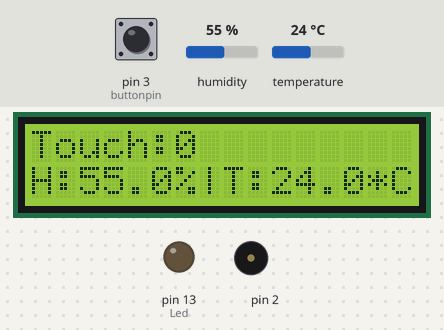
Simulated run of this sketch. Board: Arduino Uno, built with avr-gcc and run on an emulated ATmega328P. Parts: 16×2 character LCD, output pins drawn as LEDs (lit = HIGH), buzzer (waves = sounding). The inputs (shaded band) are chosen by the test bench; at power-on: pin 3 (buttonpin) LOW, humidity 55 %, temperature 24 °C. What the sketch prints to the serial monitor is not drawn.

Above: at 1.2 s.
1.3 s: pin 3 (buttonpin) pulled HIGH for 0.15 s
At 1.39 s:
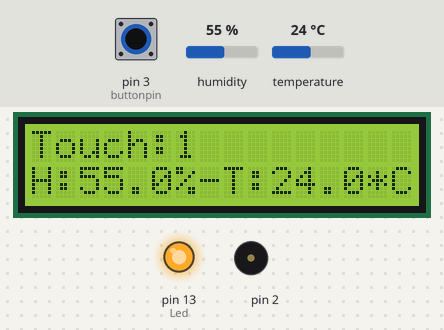
2.0 s: pin 3 (buttonpin) pulled HIGH for 1 s
At 3.45 s:
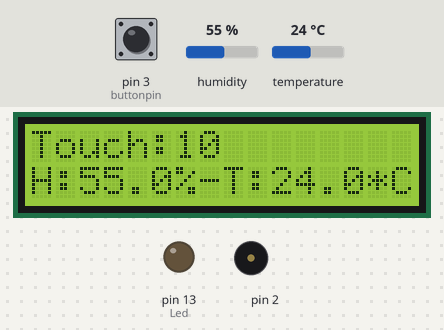
3.6 s: humidity set to 92 %
At 4.41 s:
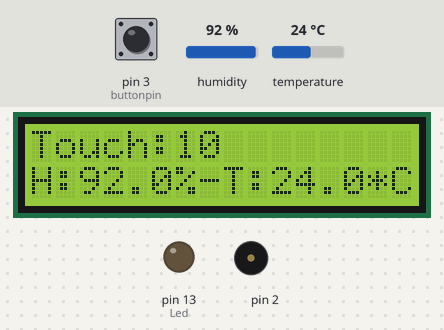
5.7 s: humidity set to 94 %
At 6.37 s:
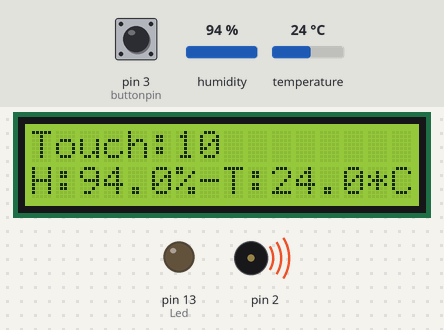
Timing chart, 0 to 9.5 s (numbered marks = the images above; inputs shaded):
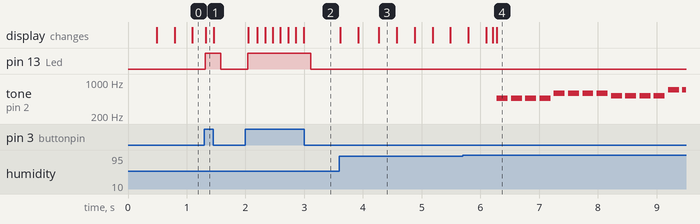

Measured:
- the behaviour switches between 93 and 94 % on humidity (found by bisection; images 3 and 4)
- after the input at 1.3 s, pin 13 (Led): LOW → HIGH at once, → LOW 0.27 s later; the display: changes at once (image 1)
- after the input at 2.0 s, pin 13 (Led): LOW → HIGH at once, → LOW 1.1 s later; the display: first changes after 0.05 s (image 2 shows a later state)
- after the input at 3.6 s, the display: first differs from a run without the input after 0.67 s (image 3)
- after the input at 5.7 s, tone on pin 2: plays 466 Hz for 0.19 s, 466 Hz for 0.19 s, 466 Hz for 0.19 s, 466 Hz for 0.19 s, 587 Hz for 0.19 s, 587 Hz for 0.19 s … (14 notes in this stretch), starting after 0.58 s; the display: first differs from a run without the input after 0.58 s (image 4)

The sketch:

sketch_uno.ino
```cpp
int Led=13;                                       //設定LED接腳為第13孔
int buttonpin=3;
//int analogPin = 3;
//#define buttonpin 3 //設定觸摸感測器接腳為第3孔
int val;                                                //設定變量val

#include <LiquidCrystal_I2C.h>
#include <Wire.h>
LiquidCrystal_I2C lcd(0x27,16,2);  //設定LCD位置0x27,設定LCD大小為16*2

#include "DHT.h"
#define DHTPIN 8
#define DHTTYPE DHT11
//#define DHTTYPE DHT22   // DHT 22 如果用的是DHT22，就用這行
//#define DHTTYPE DHT21   // DHT 21
DHT dht(DHTPIN, DHTTYPE);

#include <OneWire.h>
#include <DallasTemperature.h>

// Hello friends Welcome to "TECHNO-E-SOLUTION"
// Here is the code for Coffin Song

// output pin is 10, you can change it down in the void setup.
#define NOTE_B0  31
#define NOTE_C1  33
#define NOTE_CS1 35
#define NOTE_D1  37
#define NOTE_DS1 39
#define NOTE_E1  41
#define NOTE_F1  44
#define NOTE_FS1 46
#define NOTE_G1  49
#define NOTE_GS1 52
#define NOTE_A1  55
#define NOTE_AS1 58
#define NOTE_B1  62
#define NOTE_C2  65
#define NOTE_CS2 69
#define NOTE_D2  73
#define NOTE_DS2 78
#define NOTE_E2  82
#define NOTE_F2  87
#define NOTE_FS2 93
#define NOTE_G2  98
#define NOTE_GS2 104
#define NOTE_A2  110
#define NOTE_AS2 117
#define NOTE_B2  123
#define NOTE_C3  131
#define NOTE_CS3 139
#define NOTE_D3  147
#define NOTE_DS3 156
#define NOTE_E3  165
#define NOTE_F3  175
#define NOTE_FS3 185
#define NOTE_G3  196
#define NOTE_GS3 208
#define NOTE_A3  220
#define NOTE_AS3 233
#define NOTE_B3  247
#define NOTE_C4  262
#define NOTE_CS4 277
#define NOTE_D4  294
#define NOTE_DS4 311
#define NOTE_E4  330
#define NOTE_F4  349
#define NOTE_FS4 370
#define NOTE_G4  392
#define NOTE_GS4 415
#define NOTE_A4  440
#define NOTE_AS4 466
#define NOTE_B4  494
#define NOTE_C5  523
#define NOTE_CS5 554
#define NOTE_D5  587
#define NOTE_DS5 622
#define NOTE_E5  659
#define NOTE_F5  698
#define NOTE_FS5 740
#define NOTE_G5  784
#define NOTE_GS5 831
#define NOTE_A5  880
#define NOTE_AS5 932
#define NOTE_B5  988
#define NOTE_C6  1047
#define NOTE_CS6 1109
#define NOTE_D6  1175
#define NOTE_DS6 1245
#define NOTE_E6  1319
#define NOTE_F6  1397
#define NOTE_FS6 1480
#define NOTE_G6  1568
#define NOTE_GS6 1661
#define NOTE_A6  1760
#define NOTE_AS6 1865
#define NOTE_B6  1976
#define NOTE_C7  2093
#define NOTE_CS7 2217
#define NOTE_D7  2349
#define NOTE_DS7 2489
#define NOTE_E7  2637
#define NOTE_F7  2794
#define NOTE_FS7 2960
#define NOTE_G7  3136
#define NOTE_GS7 3322
#define NOTE_A7  3520
#define NOTE_AS7 3729
#define NOTE_B7  3951
#define NOTE_C8  4186
#define NOTE_CS8 4435
#define NOTE_D8  4699
#define NOTE_DS8 4978

int melody[] = {
NOTE_AS4, NOTE_AS4, NOTE_AS4, NOTE_AS4,
NOTE_D5, NOTE_D5, NOTE_D5, NOTE_D5,
NOTE_C5, NOTE_C5, NOTE_C5, NOTE_C5,
NOTE_F5, NOTE_F5, NOTE_F5, NOTE_F5,
NOTE_G5, NOTE_G5, NOTE_G5, NOTE_G5,
NOTE_G5, NOTE_G5, NOTE_G5, NOTE_G5,
NOTE_G5, NOTE_G5, NOTE_G5, NOTE_G5,
NOTE_C5, NOTE_AS4, NOTE_A4, NOTE_F4,
NOTE_G4, 0, NOTE_G4, NOTE_D5,
NOTE_C5, 0, NOTE_AS4, 0,
NOTE_A4, 0, NOTE_A4, NOTE_A4,
NOTE_C5, 0, NOTE_AS4, NOTE_A4,
NOTE_G4,0, NOTE_G4, NOTE_AS5,
NOTE_A5, NOTE_AS5, NOTE_A5, NOTE_AS5,
NOTE_G4,0, NOTE_G4, NOTE_AS5,
NOTE_A5, NOTE_AS5, NOTE_A5, NOTE_AS5,
NOTE_G4, 0, NOTE_G4, NOTE_D5,
NOTE_C5, 0, NOTE_AS4, 0,
NOTE_A4, 0, NOTE_A4, NOTE_A4,
NOTE_C5, 0, NOTE_AS4, NOTE_A4,
NOTE_G4,0, NOTE_G4, NOTE_AS5,
NOTE_A5, NOTE_AS5, NOTE_A5, NOTE_AS5,
NOTE_G4,0, NOTE_G4, NOTE_AS5,
NOTE_A5, NOTE_AS5, NOTE_A5, NOTE_AS5

};

int noteDurations[] = {
4,4,4,4,
4,4,4,4,
4,4,4,4,
4,4,4,4,
4,4,4,4,
4,4,4,4,
4,4,4,4,
4,4,4,4,
4,4,4,4,
4,4,4,4,
4,4,4,4,
4,4,4,4,
4,4,4,4,
4,4,4,4,
4,4,4,4,
4,4,4,4,
4,4,4,4,
4,4,4,4,
4,4,4,4,
4,4,4,4,
4,4,4,4,
4,4,4,4,
4,4,4,4,
4,4,4,4,
};


void setup(){
  pinMode(Led,OUTPUT);                 //設定LED為输出
  pinMode( buttonpin,INPUT);           //設定感測器為输入
  Serial.begin(9600);

  lcd.init(); //初始化LCD
  lcd.backlight(); //開啟背光
  lcd.print("Touch:0");
  //lcd.print("

  Serial.println("DHTxx test!");
  dht.begin();  //初始化DHT

}
  int sum=0;
  int count=-1;
void loop(){
  count++;

  float hum = dht.readHumidity();   //取得濕度
  float tem = dht.readTemperature();  //取得溫度C

  lcd.setCursor(0, 1);
  lcd.print("H:"); //顯示Hello, World!
  lcd.print(hum); //顯示Hello, World!
  lcd.setCursor(6, 1);
  lcd.print("%\t");

  if (count % 2) {
    lcd.setCursor(7, 1);
    lcd.print("|");

  }
  else {
    lcd.setCursor(7, 1);
    lcd.print("-");
  }


  //  lcd.setCursor(7,1);
  //  lcd.print(" ");
  lcd.setCursor(8, 1);
  lcd.print("T:"); //顯示Hello, World!
  lcd.print(tem); //顯示Hello, World!
  lcd.setCursor(14, 1);
  lcd.print("*C"); //顯示Hello, World!


  //顯示在監控視窗裡
  Serial.print("Humidity: ");
  Serial.print(hum);
  Serial.print(" %\t");
  Serial.print("Temperature: ");
  Serial.print(tem);
  Serial.println(" *C ");


  val=digitalRead(buttonpin);            //將感測器的讀值傳给val
  if(val==HIGH){
    sum++;
    digitalWrite(Led,HIGH);
    //val = analogRead(analogPin);
    //analogWrite(Led,HIGH);
  Serial.println(sum);
  lcd.setCursor(0,0);
  lcd.print("Touch:"); //顯示Hello, World!
  lcd.print(sum); //顯示Hello, World!
    //Serial.println(val);
    //Serial.println("ksjgiodfjgi");

    delay(100);
  }
  else{
    digitalWrite(Led,LOW);
  }

  if(hum>=94){
          for (int thisNote = 0; thisNote < 92; thisNote++)
      {

      int noteDuration = 750 / noteDurations[thisNote];
      tone(2, melody[thisNote], noteDuration);

      int pauseBetweenNotes = noteDuration * 1.30;
      delay(pauseBetweenNotes);

      noTone(2);}
  }


}
```
